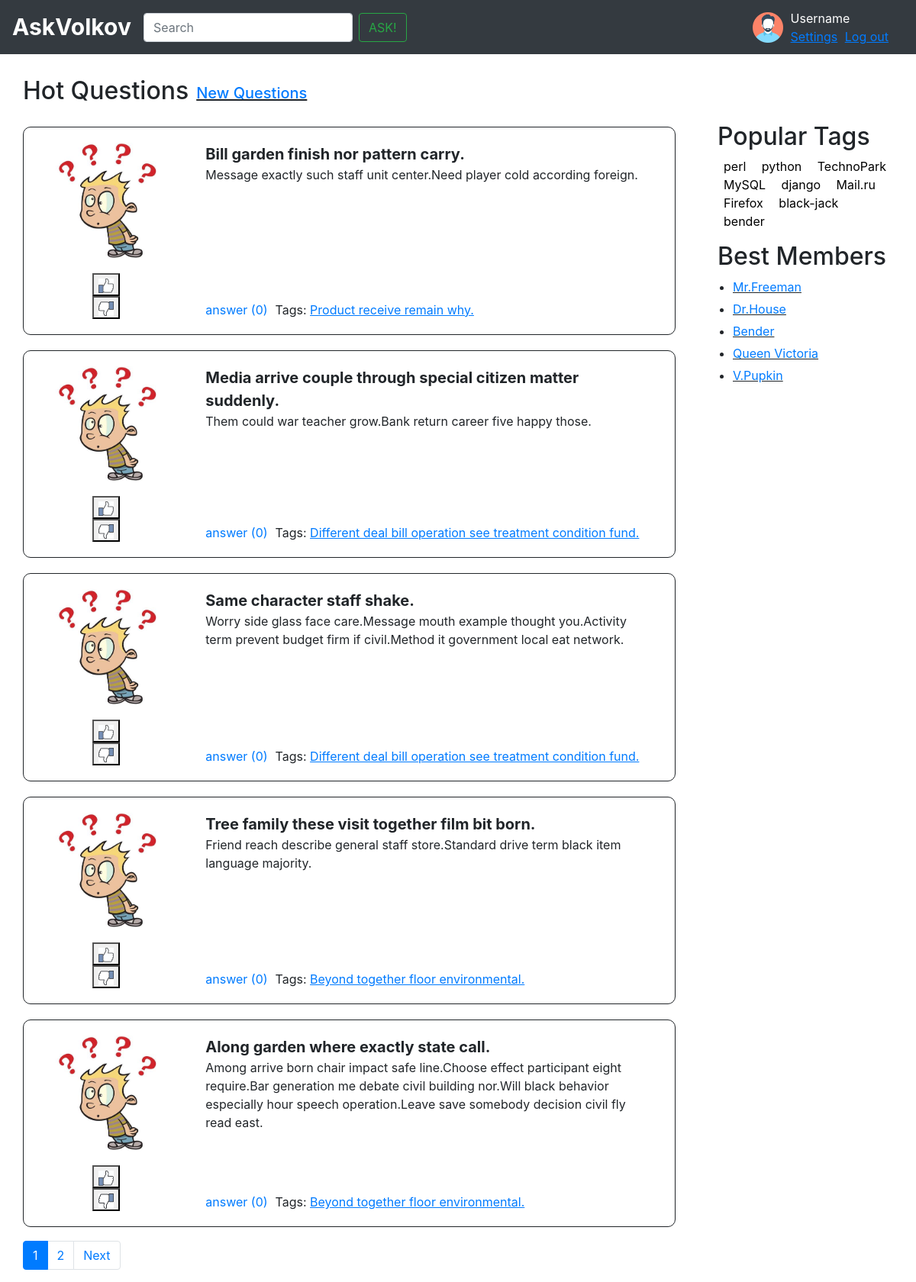
/hot/, run on the app's committed database.
### app/models.py (models this page shows, shortened)
class Question(models.Model):
	title = models.CharField(max_length=1024, verbose_name='Заголовок')
	text = models.TextField(verbose_name='Текст вопроса')
	profile = models.ForeignKey('Profile', on_delete=models.CASCADE)
	date_of_create = models.DateTimeField(auto_now_add=True, verbose_name='Дата создания')
	tag = models.ManyToManyField('Tag')
	objects = QuestionManager()
	class Meta:
		verbose_name = 'Вопрос'
		verbose_name_plural = 'Вопросы'

class Tag(models.Model):
	title = models.CharField(max_length=1024, verbose_name='Тэг')
	objects = TagManager()
	def __str__(self):
		return self.title
	class Meta:
		verbose_name = 'Тэг'
		verbose_name_plural = 'Тэги'

### app/views.py (the view)
# urls.py: path('hot/', views.hot_questions, name = 'hot'),
def hot_questions(request):
	questions = Question.objects.new_questions()
	pagginated_question = paginate(questions, request)
	return render(request, 'hot_questions.html', {
		'questions': pagginated_question,
		'tags': tags,
		})

### app/models.py (called while the page is built)
	def new_questions(self):
		return self.all().order_by('-date_of_create')

### app/views.py (called while the page is built)
def paginate(questions, request, per_page=5):
	paginator = Paginator(questions, per_page)
	page = request.GET.get('page', 1)
	pagginated_question = paginator.page(page)
	return pagginated_question

### templates/hot_questions.html
{% extends 'inc/base.html' %}
{% load static %}
{% block content %}
    <div class="row">
        <div class="new-questions-header">
            <h2>Hot Questions</h2>
        </div>
        <div  class="hot-questions-header">
            <h5><a href="{% url 'new' %}">New Questions</a></h5>
        </div>
    </div>
    {% for question in questions %}
        {% include 'inc/one_question.html' %}
    {% endfor %}
    {% include 'inc/pagination.html' %}
{% endblock content %}

### templates/inc/one_question.html (shortened to what this page needs)
{% load static %}
<div class="row question-box">
    <div class="col-3">
        <div class="row-9">
            <img class="question-img" src="{% static 'img/question.jpg' %}"></img>
        </div>
        <div class="row-3 rating-counter">
            <div class="btn-group-vertical">
                <button class="like-button"><img class="like-img" src="{% static 'img/like.jpg' %}"></button>
                <button class="dislike-button"><img class="dislike-img" src="{% static 'img/dislike.jpg' %}"></button>
            </div>
        </div>
    </div>
    <div class="col-9  question-right">
        <div class="question-title">
            {{ question.title }}
        </div>
        <div class="question-text">
            {{ question.text }}
        </div>
        <div class="row question-extra">
            <div class="answer-counter">
                <a href="{% url 'question' question.id %}">answer ({{ question.answers|length }})</a>
            </div>
            <div class="question-tags">
                <span>Tags:</span>
                {% for tag in question.tag.all %}
                    <a class="underlined" href="{% url 'tag' tag %}">{{ tag }}</a>
                {% endfor %}
            </div>
        </div>
    </div>
</div>

### static/css/my.css (style rules this page uses)
.new-questions-header { font-size: 30px; font-weight: bold; padding-top: 40px; margin-right: 10px; }
.hot-questions-header { padding-top: 50px; padding-left: 0px; padding-bottom: : 0px; text-decoration: underline; }
.question-box { padding: 20px; border-radius: 10px; margin-top: 20px; border: 1px solid; }
.question-img { max-width: 150px; }
.like-img { max-width: 20px; }
.dislike-img { max-width: 20px; }
.question-title { font-size: 20px; font-weight: bold; }
.rating-counter { margin-left: 55px; margin-top: 20px; }
.question-extra { position: absolute; bottom: 0; padding-left: 15px; padding-top: 25px; }
.question-tags { padding-left: 10px; }
.underlined { text-decoration: underline; }

### data on the page
Question: title "Bill garden finish nor pattern carry.", text "Message exactly such staff unit center.Need player cold according foreign.", answers|length "0"
Tag: title "Product receive remain why."
Question: title "Media arrive couple through special citizen matter suddenly.", text "Them could war teacher grow.Bank return career five happy those.", answers|length "0"
Tag: title "Different deal bill operation see treatment condition fund."
Question: title "Same character staff shake.", text "Worry side glass face care.Message mouth example thought you.Activity term prevent budget firm if civil.Method it government local eat network.", answers|length "0"
Question: title "Tree family these visit together film bit born.", text "Friend reach describe general staff store.Standard drive term black item language majority.", answers|length "0"
Tag: title "Beyond together floor environmental."
Question: title "Along garden where exactly state call.", text "Among arrive born chair impact safe line.Choose effect participant eight require.Bar generation me debate civil building nor.Will black behavior especially hour speech operation.Leave save somebody decision civil fly read east.", answers|length "0"

### other printed values
{{ num }} "1"
{{ num }} "2"
{{ tag }} "perl" "python" "TechnoPark" "MySQL" "django" "Mail.ru" "Firefox" "black-jack" "bender"
